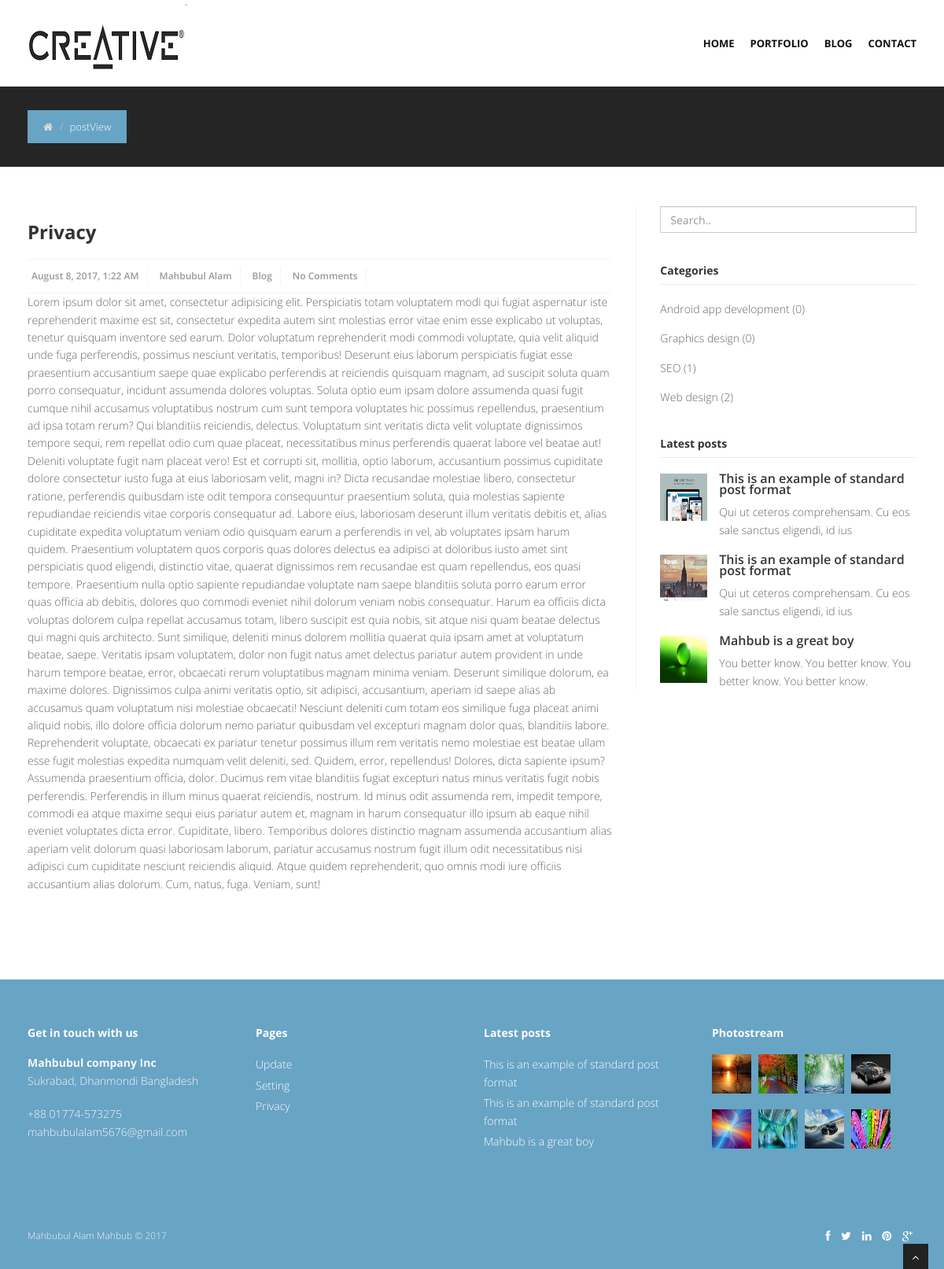
Before: /postView.php?pageId=4 with the older database file.
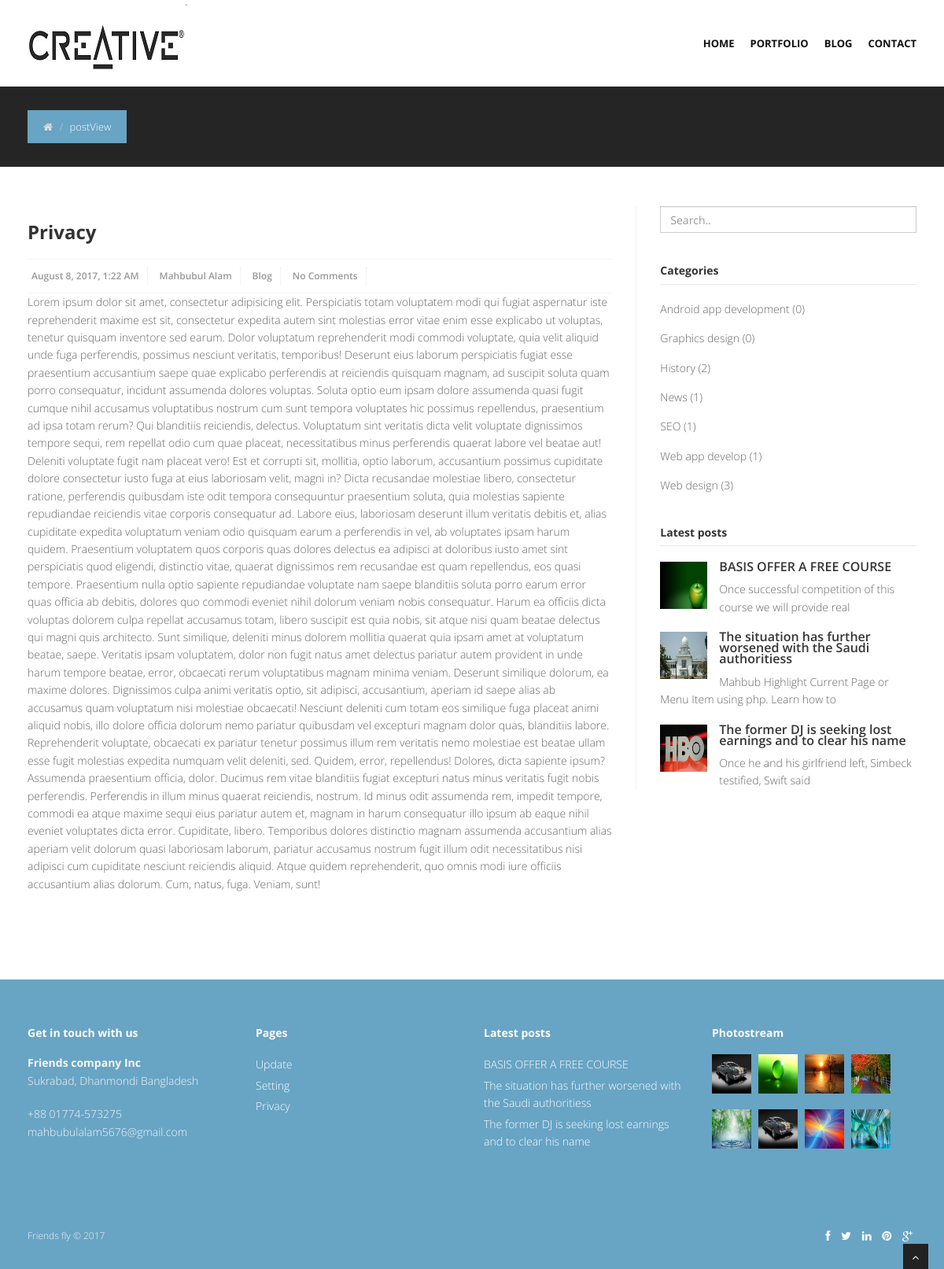
After: the same page with the newer database file.
### tables this page shows
CREATE TABLE `tbl_description` (
  `value` varchar(20) NOT NULL,
  `website_heading` varchar(100) NOT NULL,
  `companyName` varchar(40) NOT NULL,
  `companyAddress` varchar(70) NOT NULL,
  `companyPhone` varchar(35) NOT NULL,
  `companyEmail` varchar(35) NOT NULL,
  `copyright` varchar(30) NOT NULL,
  `facebookUrl` varchar(50) NOT NULL,
  `twitterUrl` varchar(50) NOT NULL,
  `linkedinUrl` varchar(50) NOT NULL,
  `pinterestUrl` varchar(50) NOT NULL,
  `googleplusUrl` varchar(50) NOT NULL,
  `websiteLogo` varchar(100) NOT NULL,
  `companyOwner` varchar(50) NOT NULL
);

CREATE TABLE `tbl_menu` (
  `menuId` int(11) NOT NULL,
  `menuName` varchar(50) NOT NULL,
  `menuUrl` varchar(60) NOT NULL,
  `menuUploaderId` int(3) NOT NULL,
  `menuStatus` int(2) NOT NULL,
  `menuUploadeDate` timestamp NOT NULL DEFAULT CURRENT_TIMESTAMP,
  `menuPosition` int(3) DEFAULT NULL
);

CREATE TABLE `tbl_pageandfeature` (
  `pId` int(11) NOT NULL,
  `pTitle` varchar(110) NOT NULL,
  `pIconClass` varchar(40) NOT NULL,
  `pDetails` text NOT NULL,
  `pCategory` int(11) NOT NULL,
  `pStatus` int(11) NOT NULL,
  `pUploaderId` int(11) NOT NULL,
  `pUploaderName` varchar(25) NOT NULL,
  `pUploadedDate` timestamp NOT NULL DEFAULT CURRENT_TIMESTAMP
);

CREATE TABLE `tbl_post_category` (
  `post_categoryId` int(11) NOT NULL,
  `post_categoryName` varchar(60) NOT NULL,
  `post_categoryStatus` tinyint(2) NOT NULL,
  `post_categoryCreationDate` timestamp NOT NULL DEFAULT CURRENT_TIMESTAMP
);

CREATE TABLE `tbl_post` (
  `post_postId` int(11) NOT NULL,
  `post_postTitle` varchar(150) NOT NULL,
  `post_postDetails` text NOT NULL,
  `post_categoryId` int(11) NOT NULL,
  `post_postButtonText` varchar(40) NOT NULL,
  `post_postUploader` varchar(50) NOT NULL,
  `post_postUploaderId` int(5) NOT NULL,
  `post_postImage` varchar(255) NOT NULL,
  `post_postUploadeDate` timestamp NOT NULL DEFAULT CURRENT_TIMESTAMP,
  `post_postComment` int(5) NOT NULL,
  `post_postStatus` tinyint(2) NOT NULL
);

CREATE TABLE `tbl_gallery` (
  `galleryId` int(11) NOT NULL,
  `galleryImage` varchar(255) NOT NULL,
  `galleryURL` varchar(120) NOT NULL,
  `galleryImageUploadeTime` timestamp NOT NULL DEFAULT CURRENT_TIMESTAMP,
  `galleryUploaderId` int(3) NOT NULL,
  `galleryUploaderName` varchar(30) NOT NULL
);

### functions/function.php (called while the page is built, shortened)
<?php
    function getHeader(){
        require_once "inc/header.php";
    }
    function getFooter(){
            require_once "inc/footer.php";
        }
    function getPart($addPart){
            include_once "inc/".$addPart;
        }
    function textShorten($text,$limit){
        $text = substr($text,0,$limit);
        $text = substr($text,0,strrpos($text,' '));
        return $text;
    }
    function formatDate($date){
         return date('F j, Y, g:i A',strtotime($date));
     }
?>

### inc/postLatest.php (the view, shortened to what the rows shown need)
<div class="widget">
    <ul class="recent">
        <?php
        global $con;
        $postQuery = "SELECT * FROM tbl_post WHERE post_postStatus='2' ORDER BY post_postId DESC LIMIT 3";
        $postResult = mysqli_query($con,$postQuery);
        if($postResult){
            while($post = $postResult->fetch_array()){
                extract($post);
                ?>
                <li>
                    <a href="#"><img src="Admin/uploads/postImage/<?=$post_postImage;?>" class="pull-left" alt="" style="width:60px;height:60px;"/></a>
                    <h6><a href="postView.php?postViewId=<?=$post_postId;?>"><?=$post_postTitle;?></a></h6>
                    <p>
                        <?=textShorten($post_postDetails,70);?>
                    </p>
                </li>
            <?php } } ?>
    </ul>
</div>
</aside>
</div>
</div>
</div>
</section>

### inc/header.php (shortened to what the rows shown need)
<!DOCTYPE html>
<html lang="en">
<head>
<link href="css/bootstrap.min.css" rel="stylesheet" />
<link href="css/fancybox/jquery.fancybox.css" rel="stylesheet">
<link href="css/jcarousel.css" rel="stylesheet" />
<link href="css/flexslider.css" rel="stylesheet" />
<link href="css/style.css" rel="stylesheet" />
<link href="skins/default.css" rel="stylesheet" />
</head>
<body>
<div id="wrapper">
	<header>
        <div class="navbar navbar-default navbar-static-top">
            <div class="container">
                <div class="navbar-header">
                    <?php
                    global $con;
                    $query = "SELECT websiteLogo FROM tbl_description WHERE value='logo'";
                        $logoResult = mysqli_query($con,$query);
                        $result = mysqli_fetch_array($logoResult);
                    ?>`
                    <a class="navbar-brand" href="index.php"><img src="Admin/uploads/<?=$result['websiteLogo'];?>" alt="" style="height: 60px;width: 200px;"></a>
                </div>
                <div class="navbar-collapse collapse ">
                    <ul class="nav navbar-nav">
                       <?php
                            $query = "SELECT * FROM tbl_menu where menuStatus='2' ORDER BY menuPosition ASC";
                            $result = mysqli_query($con,$query)->fetch_all(MYSQLI_ASSOC);
                            if($result){
                                foreach($result as $menu){
                         ?>
                        <li><a href="<?=$menu['menuUrl'];?>"><?=$menu['menuName'];?></a></li>
                        <?php } } ?>
                    </ul>
                </div>
            </div>
        </div>
	</header>

### postView.php (shortened to what the rows shown need)
<?php require_once "functions/function.php";?>
<?php
    if(isset($_GET['postViewId']) && $_GET['postViewId'] != NULL){
        $postId = preg_replace('/[^-a-zA-Z0-9_]/', '', $_GET['postViewId']);
    }elseif(isset($_GET['catId']) && $_GET['catId'] != NULL){
        $catId = preg_replace('/[^-a-zA-Z0-9_]/', '', $_GET['catId']);
    }elseif(isset($_GET['bannerId']) && $_GET['bannerId'] != NULL){
        $bannerId = preg_replace('/[^-a-zA-Z0-9_]/', '', $_GET['bannerId']);
    }elseif(isset($_GET['pageId']) && $_GET['pageId'] != NULL){
        $pageId = preg_replace('/[^-a-zA-Z0-9_]/', '', $_GET['pageId']);
    }elseif(isset($_GET['featureId']) && $_GET['featureId'] != NULL){
        $featureId = preg_replace('/[^-a-zA-Z0-9_]/', '', $_GET['featureId']);
    }
    else{
        header("Location:404.php");
    }
?>
<?php  getHeader(); ?>
	<section id="content">
	<div class="container">
		<div class="row">
            <?php
            if(isset($postId)){
            ?>
                <div class="col-lg-8">
                 <?php
                   $postQuery = "SELECT * FROM tbl_post WHERE post_postId='$postId'";
                   $postResult = mysqli_query($con,$postQuery);
                   if($postResult){
                      while($post = $postResult->fetch_array()){
                          extract($post);
                 ?>
                    <article>
                            <div class="post-image">
                                <div class="post-heading">
                                    <h3><?=$post_postTitle;?></h3>
                                </div>
                                <img src="Admin/uploads/postImage/<?=$post_postImage;?>" alt="" style="width:730px;height:350px;"/>
                            </div>
                        <div class="bottom-article">
                            <ul class="meta-post">
                                <li><i class="icon-calendar"></i><a href="#"> <?=formatDate($post_postUploadeDate);?></a></li>
                                <li><i class="icon-user"></i><a href="#"> <?=$post_postUploader;?></a></li>
                                <li><i class="icon-folder-open"></i><a href="#"> Blog</a></li>
                                <li><i class="icon-comments"></i><a href="#">No Comments</a></li>
                            </ul>
                        </div>
                            <p><?=$post_postDetails;?></p>
                    </article>
                    <?php } }else{echo "Not post here";}?>
                </div>
           <?php }elseif(isset($pageId)){?>
            <div class="col-lg-8">
                <?php
                $pageQuery = "SELECT * FROM tbl_pageandfeature WHERE pId='$pageId'";
                $pageResult = mysqli_query($con,$pageQuery);
                if($pageResult){
                    $page = $pageResult->fetch_array();
                    extract($page);
                    ?>
                    <article>
                        <div class="post-image">
                            <div class="post-heading">
                                <h3><?=$pTitle;?></h3>
                            </div>
                        </div>
                        <div class="bottom-article">
                            <ul class="meta-post">
                                <li><i class="icon-calendar"></i><a href="#"> <?=formatDate($pUploadedDate);?></a></li>
                                <li><i class="icon-user"></i><a href="#"> <?=$pUploaderName;?></a></li>
                                <li><i class="icon-folder-open"></i><a href="#"> Blog</a></li>
                                <li><i class="icon-comments"></i><a href="#">No Comments</a></li>
                            </ul>
                        </div>
                        <?=$pDetails;?>
                    </article>
                <?php  }else{echo "No banner here";}?>
            </div>
            <?php  }else{echo "Nothing";}?>
            <div class="col-lg-4">
                <aside class="right-sidebar">
            <?php getPart("postCategory.php"); ?>
            <?php getPart("postLatest.php"); ?>
<?php getFooter(); ?>

### inc/postCategory.php (shortened to what the rows shown need)
<div class="widget">
    <ul class="cat">
        <?php
        global $con;
        $catQuery = "SELECT * FROM tbl_post_category WHERE post_categoryStatus='2' ORDER BY post_categoryName";
        $result = mysqli_query($con,$catQuery);
        $fetchResult = mysqli_fetch_all($result);
        if($fetchResult){
            foreach($result as $category){
                $inCatId = $category['post_categoryId'];
                $postCountQuery = "SELECT post_postId from tbl_post where post_categoryId='$inCatId'";
                $countResult = mysqli_query($con,$postCountQuery);
                $count = mysqli_num_rows($countResult);
                ?>
                <li><i class="icon-angle-right"></i><a href="postView.php?catId=<?=$category['post_categoryId'];?>"><?=$category['post_categoryName'];?></a><span> (<?=$count;?>)</span></li>
            <?php } }else{
            echo "No category found!";
        } ?>
    </ul>
</div>

### inc/footer.php (shortened to what the rows shown need)
	<footer>
	<div class="container">
		<div class="row">
			<div class="col-lg-3">
				<div class="widget">
					<h5 class="widgetheading">Get in touch with us</h5>
					<?php
                         global $con;
                         $query = "SELECT * FROM tbl_description WHERE value='company_details' or value='copyright' or value='social_url'";
                         $adminResult = mysqli_query($con,$query);
                         if($adminResult){
                             $result = mysqli_fetch_array($adminResult);
                             extract($result);
                    ?>
					<address>
					<strong><?=$companyName;?></strong><br>
					 <?=$companyAddress;?> </address>
					<p>
						<i class="icon-phone"></i> <?=$companyPhone;?> <br>
						<i class="icon-envelope-alt"></i> <?=$companyEmail;?>
					</p>
					<?php } ?>
				</div>
			</div>
			<div class="col-lg-3">
				<div class="widget">
					<ul class="link-list">
                        <?php
                            $query = "SELECT * FROM tbl_pageandfeature WHERE pStatus='2' and pCategory='2' ORDER BY pId DESC LIMIT 4";
                            $result = mysqli_query($con,$query)->fetch_all(MYSQLI_ASSOC);
                            if($result){
                                foreach($result as $page){
                                extract($page);
                        ?>
						<li><a href="postView.php?pageId=<?=$pId;?>"><?=$pTitle;?></a></li>
						<?php } } ?>
					</ul>
				</div>
			</div>
			<div class="col-lg-3">
				<div class="widget">
					<ul class="link-list">
					    <?php
                           $postQuery = "SELECT * FROM tbl_post WHERE post_postStatus='2' ORDER BY post_postId DESC LIMIT 3";
                           $postResult = mysqli_query($con,$postQuery);
                           if($postResult){
                              while($post = $postResult->fetch_array()){
                                  extract($post);
                         ?>
						<li><a href="postView.php?postViewId=<?=$post_postId;?>"><?=$post_postTitle;?></a></li>
						<?php } }else{echo "";} ?>
					</ul>
				</div>
			</div>
			<div class="col-lg-3">
				<div class="widget">
					<div class="flickr_badge">
						<ul class="gallery">
                            <?php
                               $galleryQuery = "SELECT * FROM tbl_gallery ORDER BY galleryId DESC LIMIT 8";
                               $galleryResult = mysqli_query($con,$galleryQuery);
                               if($galleryResult){
                                  while($gallery = $galleryResult->fetch_array()){
                                      extract($gallery);
                             ?>
						    <li><a href="<?=$galleryURL;?>" title="Facebook <?=$galleryUploaderName;?>"><img src="Admin/uploads/galleryImage/<?=$galleryImage;?>" alt=""></a></li>
						    <?php } }else{echo "";} ?>
						</ul>
					</div>
				</div>
			</div>
		</div>
	</div>
	<div id="sub-footer">
		<div class="container">
			<div class="row">
				<div class="col-lg-6">
					<div class="copyright">
					    <?php
                         $query = "SELECT * FROM tbl_description WHERE value='copyright'";
                         $cResult = mysqli_query($con,$query);
                         if($cResult){
                             $result = mysqli_fetch_array($cResult);
                             extract($result);
                    ?>
						<p>
                            <span><?=$copyright." ".'&copy;'." ".date("Y");?>
						</p>
						<?php } ?>
					</div>
				</div>
			</div>
		</div>
	</div>
	</footer>
</div>
</body>
</html>

Changed rows visible on the page:
no longer on this page (row unchanged): tbl_post: post_postImage (picture), post_postTitle "This is an example of standard post format", post_postDetails "Qui ut ceteros comprehensam. Cu eos sale sanctus eligendi, id ius"
no longer on this page (row unchanged): tbl_post: post_postImage (picture), post_postTitle "This is an example of standard post format", post_postDetails "Qui ut ceteros comprehensam. Cu eos sale sanctus eligendi, id ius"
no longer on this page (row unchanged): tbl_post: post_postImage (picture), post_postTitle "Mahbub is a great boy", post_postDetails "You better know. You better know. You better know. You better know."
no longer on this page (row unchanged): tbl_gallery: galleryImage (picture)
no longer on this page (row unchanged): tbl_gallery: galleryImage (picture)
added tbl_post_category: post_categoryName "History", count "2"
added tbl_post_category: post_categoryName "News", count "1"
added tbl_post_category: post_categoryName "Web app develop", count "1"
computed for tbl_post_category "Web design": count "2" → "3"
added tbl_post: post_postImage (picture), post_postTitle "BASIS OFFER A FREE COURSE", post_postDetails "Once successful competition of this course we will provide real"
added tbl_post: post_postImage (picture), post_postTitle "The situation has further worsened with the Saudi authoritiess", post_postDetails "Mahbub Highlight Current Page or Menu Item using php. Learn how to"
added tbl_post: post_postImage (picture), post_postTitle "The former DJ is seeking lost earnings and to clear his name", post_postDetails "Once he and his girlfriend left, Simbeck testified, Swift said"
changed tbl_description "Sukrabad, Dhanmondi Bangladesh": companyName "Mahbubul company Inc" → "Friends company Inc"
added tbl_gallery: galleryImage (picture)
added tbl_gallery: galleryImage (picture)
changed tbl_description: copyright "Mahbubul Alam Mahbub" → "Friends fly"
